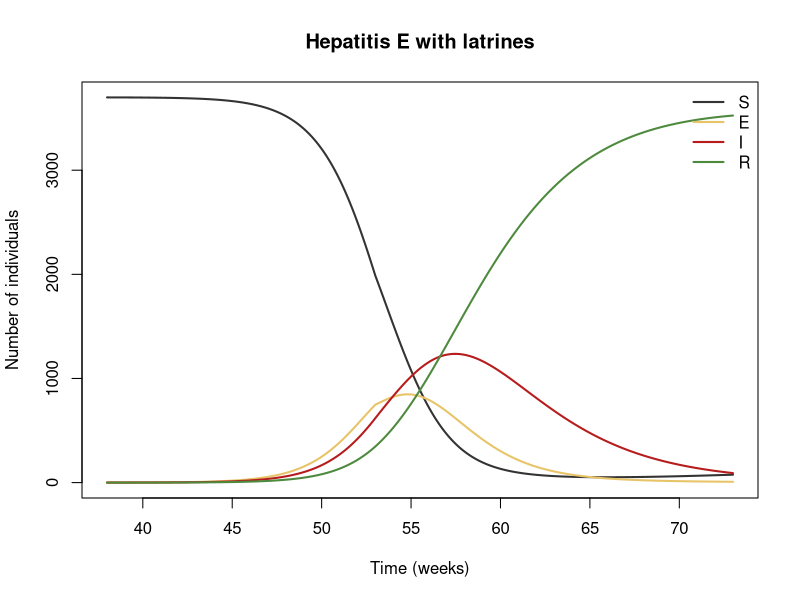
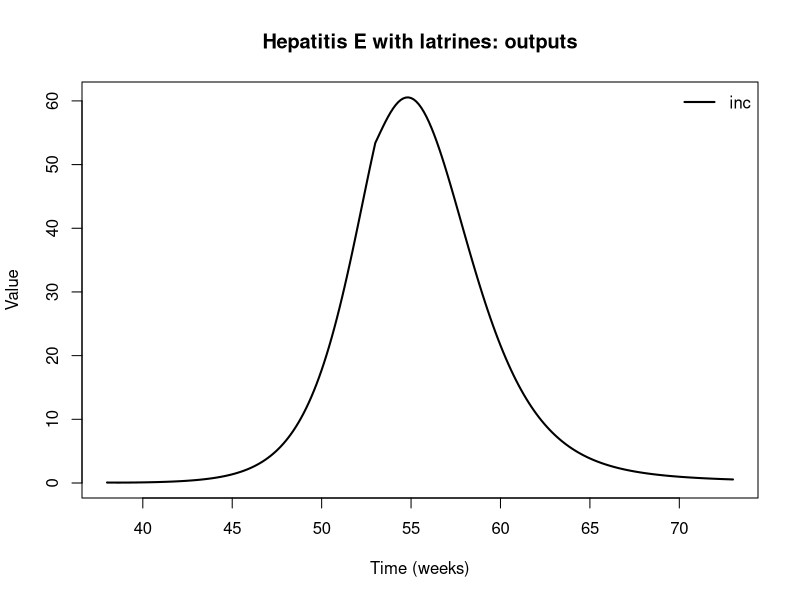

These figures' R source, in order:
## Hepatitis E with latrines
## Hepatitis E outbreak with a latrine intervention (MMID practical, day 4).
## Reference: MMID practical: modelling interventions in R
##
## Generated from a compartmental model diagram (model format v1).
## Regenerating from the same diagram always gives this exact file.
##
## Compartments: S, E, I, R
## Flows (time unit: weeks):
##   (outside) -> S  : mui * P
##   S -> (outside)  : muo * S
##   S -> E          : lam * S
##   E -> (outside)  : muo * E
##   E -> I          : gamma * E
##   I -> (outside)  : muo * I
##   I -> R          : nui * I
##   R -> (outside)  : muo * R
##   R -> S          : omega * R

library(deSolve)

# ---- Time ------------------------------------------------------------
times <- seq(38, 73, by = 1 / 7)  # weeks

# ---- Parameters ------------------------------------------------------
parameters <- c(
  mui = 1 / (50 * 52),    # birth
  muo = 1 / (50 * 52),    # death
  R0 = 6.6,               # basic reproduction number
  omega = 1 / (10 * 52),  # rate of loss of immunity
  gamma = 1 / 2,          # latent -> infectious = 1/(latent period)
  nui = 1 / 4,            # recovery = 1/(duration of infection)
  report = 1 / 7,         # proportion of infections reported
  amp = 0,                # relative amplitude of seasonal forcing
  phi = 0,                # week of peak in seasonal forcing
  week_start = 38,        # first week of the simulation
  week_interv = 15,       # weeks after first case when intervention starts
  lat_cov_i = 0.24,       # intervention coverage of latrines
  lat_eff = 0.7           # efficacy of latrines in reducing transmission
)

# ---- Initial conditions ----------------------------------------------
state <- with(as.list(parameters), {
  E <- 1                 # Exposed
  I <- 0                 # Infectious
  R <- 0                 # Immune
  S <- 3700 - E - I - R  # Susceptible (non-immune)
  c(S = S, E = E, I = I, R = R)
})

# ---- Model equations -------------------------------------------------
hepE_model <- function(t, state, parameters) {
  with(as.list(c(state, parameters)), {
    # Total population
    P <- S + E + I + R

    # Derived quantities
    seas <- 1 + amp * cos(2 * pi * (t - phi) / 52)            # seasonal forcing
    beta <- R0 * (muo + nui) * (gamma + muo) / gamma          # transmission rate from R0
    lat_cov <- (t >= (week_start + week_interv)) * lat_cov_i  # latrine coverage (0 before intervention)
    latrine <- 1 - lat_eff * lat_cov                          # relative transmission with latrines
    lam <- latrine * beta * seas * I / P                      # force of infection
    inc <- report * gamma * E                                 # weekly reported incidence

    # Rates of change
    dS <- mui * P - muo * S - lam * S + omega * R
    dE <- lam * S - muo * E - gamma * E
    dI <- gamma * E - muo * I - nui * I
    dR <- nui * I - muo * R - omega * R

    list(c(dS, dE, dI, dR), c(inc = inc))
  })
}

# ---- Solve -----------------------------------------------------------
out <- ode(y = state, times = times, func = hepE_model, parms = parameters)
out <- as.data.frame(out)

# ---- Plot ------------------------------------------------------------
compartment_cols <- c(S = "#333333", E = "#E8C468", I = "#B71C1C", R = "#4E8A3E")
matplot(out$time, out[, names(compartment_cols)], type = "l", lty = 1, lwd = 2,
        col = compartment_cols, xlab = "Time (weeks)", ylab = "Number of individuals",
        main = "Hepatitis E with latrines")
legend("topright", legend = names(compartment_cols), col = compartment_cols,
       lty = 1, lwd = 2, bty = "n")

output_names <- c("inc")
matplot(out$time, out[, output_names, drop = FALSE], type = "l", lty = 1, lwd = 2,
        col = seq_along(output_names), xlab = "Time (weeks)", ylab = "Value",
        main = "Hepatitis E with latrines: outputs")
legend("topright", legend = output_names, col = seq_along(output_names),
       lty = 1, lwd = 2, bty = "n")
